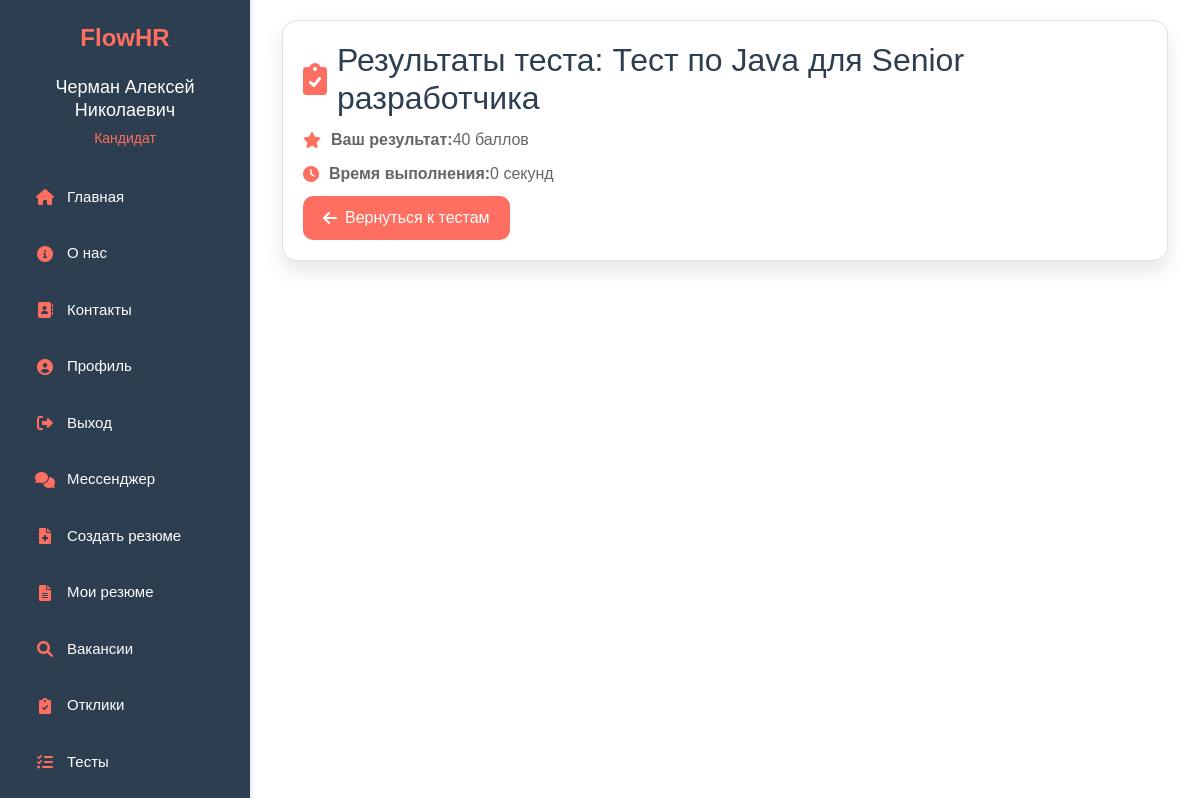
/public/results.php?test_id=3 (signed in), run on the app's committed database.
### tables this page shows
CREATE TABLE `tests` (
  `id` int NOT NULL,
  `title` varchar(255) NOT NULL,
  `time_limit` int NOT NULL
);

CREATE TABLE `results` (
  `id` int NOT NULL,
  `test_id` int NOT NULL,
  `user_id` int NOT NULL,
  `score` int NOT NULL,
  `time_taken` int NOT NULL,
  `completed_at` timestamp NULL DEFAULT CURRENT_TIMESTAMP
);

### public/results.php (the view, shortened to what this page needs)
<?php
require '../includes/config.php';
$test_id = $_GET['test_id'];
$user_id = $_SESSION['user_id'];
$result_query = "SELECT score, time_taken FROM results WHERE test_id = ? AND user_id = ? ORDER BY completed_at DESC LIMIT 1";
$result_stmt = $pdo->prepare($result_query);
$result_stmt->execute([$test_id, $user_id]);
$result = $result_stmt->fetch();
$test_query = "SELECT title FROM tests WHERE id = ?";
$test_stmt = $pdo->prepare($test_query);
$test_stmt->execute([$test_id]);
$test = $test_stmt->fetch();
?>
<!DOCTYPE html>
<html lang="ru">
<head>
    <link rel="stylesheet" href="https://cdn.jsdelivr.net/npm/bootstrap@5.3.0/dist/css/bootstrap.min.css">
    <link rel="stylesheet" href="https://cdnjs.cloudflare.com/ajax/libs/font-awesome/6.0.0/css/all.min.css">
</head>
<body>
    <?php include '../includes/header.php'; ?>
    <div class="container">
        <div class="result-container">
            <h2><i class="fas fa-clipboard-check"></i>Результаты теста: <?php echo htmlspecialchars($test['title']); ?></h2>
            <p><i class="fas fa-star"></i><strong>Ваш результат:</strong> <?php echo $result['score']; ?> баллов</p>
            <p><i class="fas fa-clock"></i><strong>Время выполнения:</strong> <?php echo $result['time_taken']; ?> секунд</p>
            <button class="btn-back" onclick="window.location.href='tests.php'">
                <i class="fas fa-arrow-left"></i> Вернуться к тестам
            </button>
        </div>
    </div>
</body>
</html>

### public/results.php (style rules this page uses)
body { font-family: 'Arial', sans-serif; background: #FFFFFF; color: #2C3E50; padding: 20px; margin-left: 250px; }
.container { max-width: 1200px; margin: 0 auto; }
.result-container { background: #FFFFFF; border-radius: 15px; padding: 20px; box-shadow: 0 10px 20px rgba(0, 0, 0, 0.1); border: 1px solid #E0E0E0; transition: transform 0.3s ease, box-shadow 0.3s ease; animation: fadeInUp 0.8s ease-in-out; }
.result-container h2 { color: #2C3E50; margin-top: 0; display: flex; align-items: center; }
.result-container h2 i { color: #FF6F61; margin-right: 10px; }
.result-container p { color: #666666; margin: 10px 0; display: flex; align-items: center; }
.result-container p i { color: #FF6F61; margin-right: 10px; }
.btn-back { background: #FF6F61; color: #FFFFFF; border: none; padding: 10px 20px; border-radius: 10px; cursor: pointer; transition: background 0.2s; display: flex; align-items: center; justify-content: center; }
.btn-back i { margin-right: 8px; }

### includes/header.php (style rules this page uses)
body { margin-left: 250px !important; transition: margin-left 0.3s ease !important; min-height: 100vh !important; overflow-x: hidden !important; }
.fa-home, .fa-info-circle, .fa-map-marker-alt, .fa-sign-in-alt, .fa-user, .fa-sign-out-alt, .fa-comments, .fa-file-alt, .fa-briefcase, .fa-plus-circle, .fa-users, .fa-chart-line, .fa-clipboard-list, .fa-user-check, .fa-users-cog, .fa-tools, .fa-clipboard-check { color: #FF6F61 !important; transition: all 0.3s ease !important; }

### data on the page
tests: title "Тест по Java для Senior разработчика"
results: score "40", time_taken "0"

### other printed values
$user_name "Черман Алексей Николаевич"
$roleText "Кандидат"
